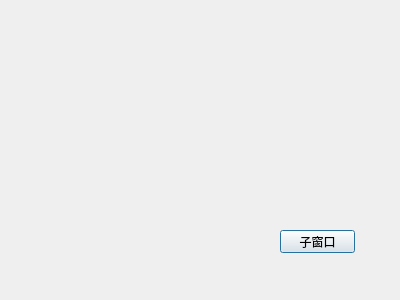
<?xml version="1.0" encoding="UTF-8"?>
<ui version="4.0">
 <class>Dialog</class>
 <widget class="QDialog" name="Dialog">
  <property name="geometry">
   <rect>
    <x>0</x>
    <y>0</y>
    <width>400</width>
    <height>300</height>
   </rect>
  </property>
  <property name="windowTitle">
   <string>Dialog</string>
  </property>
  <widget class="QPushButton" name="pushButton">
   <property name="geometry">
    <rect>
     <x>280</x>
     <y>230</y>
     <width>75</width>
     <height>23</height>
    </rect>
   </property>
   <property name="text">
    <string>子窗口</string>
   </property>
  </widget>
 </widget>
 <resources/>
 <connections/>
</ui>
